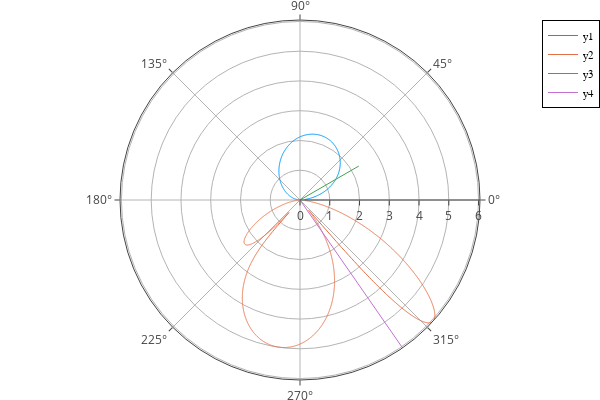

Notebook code for this chart:
### Code cell
plotly()
plot( θA,abs.(HsV).^2 .*Rf,proj=:polar)
plot!( θAn,c*abs.(HsVn).^2 .*Rf,proj=:polar)
plot!([αRad,αRad],[0,maximum(abs.(HsV).^2 .*Rf)],proj=:polar)
plot!([αRadT,αRadT],[0,maximum(c*abs.(HsVn).^2 .*Rf)],proj=:polar)

### Figure 1 — Plotly figure (JSON) as saved in the notebook; plotly's stock layout.template omitted (floating-point values rounded to 4 significant figures; data arrays with more than 128 entries replaced by an {"elided": "..."} marker saying what was removed)
{"data": [{"colorbar": {"len": 0.9525, "title": {"text": ""}, "x": 0.9934, "y": 0.5139}, "legendgroup": "y1", "line": {"color": "rgba(0, 154, 250, 1.000)", "dash": "solid", "shape": "linear", "width": 1}, "mode": "lines", "name": "y1", "r": {"elided": "305 float values"}, "showlegend": true, "theta": {"elided": "305 float values"}, "type": "scatterpolar", "xaxis": "x", "yaxis": "y"}, {"colorbar": {"len": 0.9525, "title": {"text": ""}, "x": 0.9934, "y": 0.5139}, "legendgroup": "y2", "line": {"color": "rgba(227, 111, 71, 1.000)", "dash": "solid", "shape": "linear", "width": 1}, "mode": "lines", "name": "y2", "r": {"elided": "3042 float values"}, "showlegend": true, "theta": {"elided": "3042 float values"}, "type": "scatterpolar", "xaxis": "x", "yaxis": "y"}, {"colorbar": {"len": 0.9525, "title": {"text": ""}, "x": 0.9934, "y": 0.5139}, "legendgroup": "y3", "line": {"color": "rgba(62, 164, 78, 1.000)", "dash": "solid", "shape": "linear", "width": 1}, "mode": "lines", "name": "y3", "r": [0, 2.279], "showlegend": true, "theta": [30.0, 30.0], "type": "scatterpolar", "xaxis": "x", "yaxis": "y"}, {"colorbar": {"len": 0.9525, "title": {"text": ""}, "x": 0.9934, "y": 0.5139}, "legendgroup": "y4", "line": {"color": "rgba(195, 113, 210, 1.000)", "dash": "solid", "shape": "linear", "width": 1}, "mode": "lines", "name": "y4", "r": [0, 6.049], "showlegend": true, "theta": [-55.27, -55.27], "type": "scatterpolar", "xaxis": "x", "yaxis": "y"}], "layout": {"angularaxis": {"range": [0, 360], "showline": true, "visible": true}, "annotations": [], "direction": "counterclockwise", "height": 400, "legend": {"bgcolor": "rgba(255, 255, 255, 1.000)", "bordercolor": "rgba(0, 0, 0, 1)", "borderwidth": 1, "font": {"color": "rgba(0, 0, 0, 1)", "family": "sans-serif", "size": 11}, "title": {"font": {"color": "rgba(0, 0, 0, 1)", "family": "sans-serif", "size": 15}, "text": ""}, "tracegroupgap": 0, "traceorder": "normal", "x": 1, "xanchor": "auto", "y": 1, "yanchor": "auto"}, "margin": {"b": 20, "l": 0, "r": 0, "t": 20}, "paper_bgcolor": "rgba(255, 255, 255, 1.000)", "plot_bgcolor": "rgba(255, 255, 255, 1.000)", "polar": {"angularaxis": {"type": "linear"}, "radialaxis": {"autorange": true, "range": [0, 6.049], "type": "linear"}}, "radialaxis": {"orientation": -90, "range": [0, 6.654], "showline": true, "visible": true}, "showlegend": true, "width": 600}}
